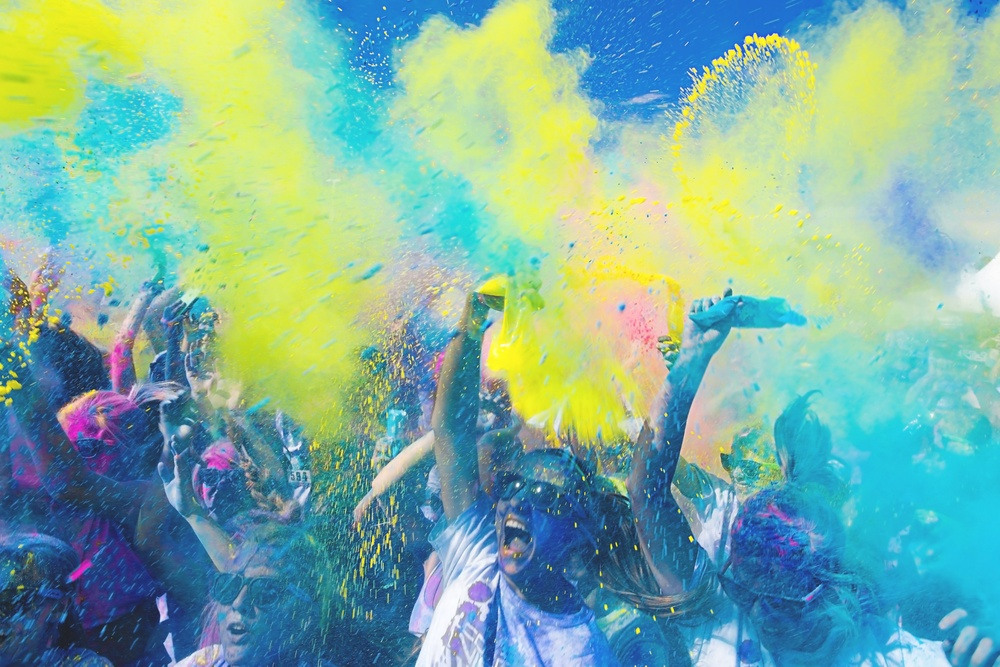
#> input picture large.jpg, 1000 x 667 px, shrunk from 5281 x 3521 before the run
$ python new_art.py
#> lines starting #> are read from the running program, lines starting #| are printed output that depends on the picture
from PIL import Image

im = Image.open('large.jpg')
#> im is the input picture: PIL image 1000x667 RGB; mean R, G, B 129.1, 176.7, 161.3

def sumofdiff(a, b):
    return sum(a) - sum(b)

def get_dominant_colors(pil_img, palette_size=16):

    # Resize image to speed up processing
#> called with palette_size = 4
    img = pil_img.copy()
    img.thumbnail((100, 100))
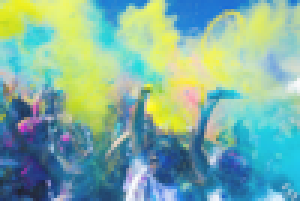
#> img: PIL image 100x67 RGB (shown 3 times larger); mean R, G, B 129.1, 176.7, 161.3

    # Reduce colors (uses k-means internally)
    paletted = img.convert('P', palette=Image.ADAPTIVE, colors=palette_size)
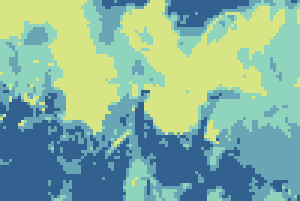
#> paletted: PIL image 100x67 P (shown 3 times larger); mean R, G, B 132.2, 177.5, 158.6

    # Find the color that occurs most often
    palette = paletted.getpalette()
#> palette = [215, 229, 132, 143, 213, 189, 104, 165, 181, 50, 96, 143]
    color_counts = sorted(paletted.getcolors(), reverse=True)
#> color_counts = [(1985, 0), (1725, 3), (1580, 1), (1410, 2)]
    palette_index = [color_counts[x][1] for x in range(palette_size)]
#> palette_index = [0, 3, 1, 2]
    dominant_colors = [palette[idx*3:idx*3+3] for idx in palette_index]
#> dominant_colors = [[215, 229, 132], [50, 96, 143], [143, 213, 189], [104, 165, 181]]

    return dominant_colors

domcolors = get_dominant_colors(im, 4)
#> domcolors has the same summary as dominant_colors in get_dominant_colors
print(domcolors[:10])
#| [[215, 229, 132], [50, 96, 143], [143, 213, 189], [104, 165, 181]]

r = [x[0] for x in domcolors]
#> r = [215, 50, 143, 104]
g = [x[1] for x in domcolors]
#> g = [229, 96, 213, 165]
b = [x[2] for x in domcolors]
#> b = [132, 143, 189, 181]


artified = Image.new('RGB', im.size)
#> artified: PIL image 1000x667 RGB; every value is 0
newW, newH = im.size
#> newW = 1000; newH = 667


for y in range(newH):
    print(round((y+1)/newH*100, 1), '%', end='\r')
    for x in range(newW):

        pr, pg, pb = im.getpixel((x, y))

        rdiff = [abs(x - pr) for x in r]
        gdiff = [abs(x - pg) for x in g]
        bdiff = [abs(x - pb) for x in b]

        artified.putpixel((x, y),
            (
                r[rdiff.index(min(rdiff))],
                g[gdiff.index(min(gdiff))],
                b[bdiff.index(min(bdiff))]
            )
        )
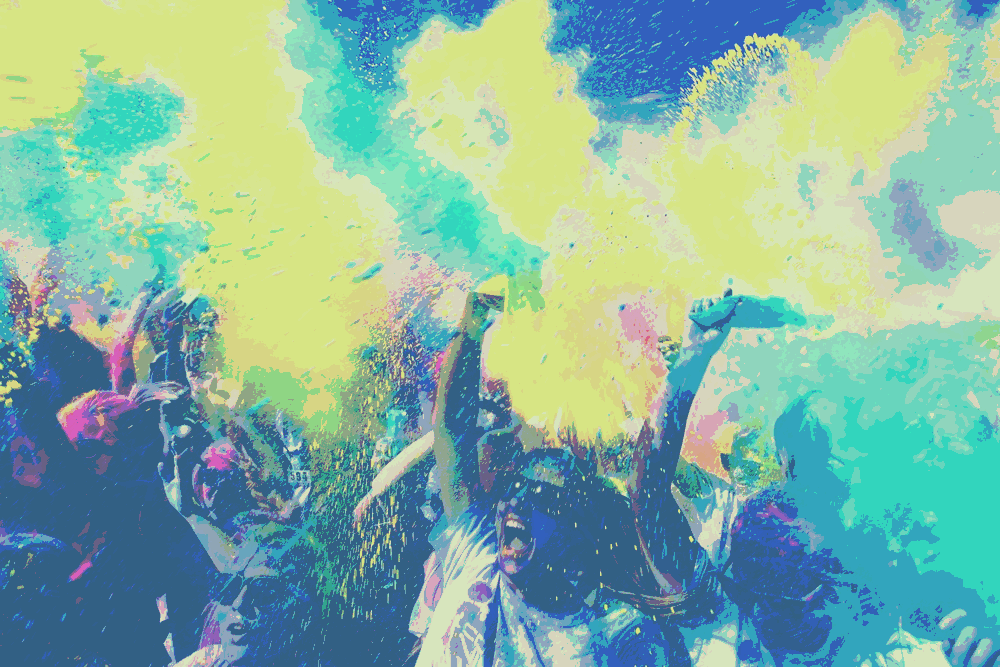
#> artified: PIL image 1000x667 RGB; mean R, G, B 133.4, 179, 162.3

        # errors = [sumofdiff(im.getpixel((x, y)), clr) for clr in domcolors]
        # snapIdx = errors.index(sorted(errors)[0])
        # artified.putpixel((x, y), (r[snapIdx], g[snapIdx], b[snapIdx]))

artified.save('large_artified.jpg')
